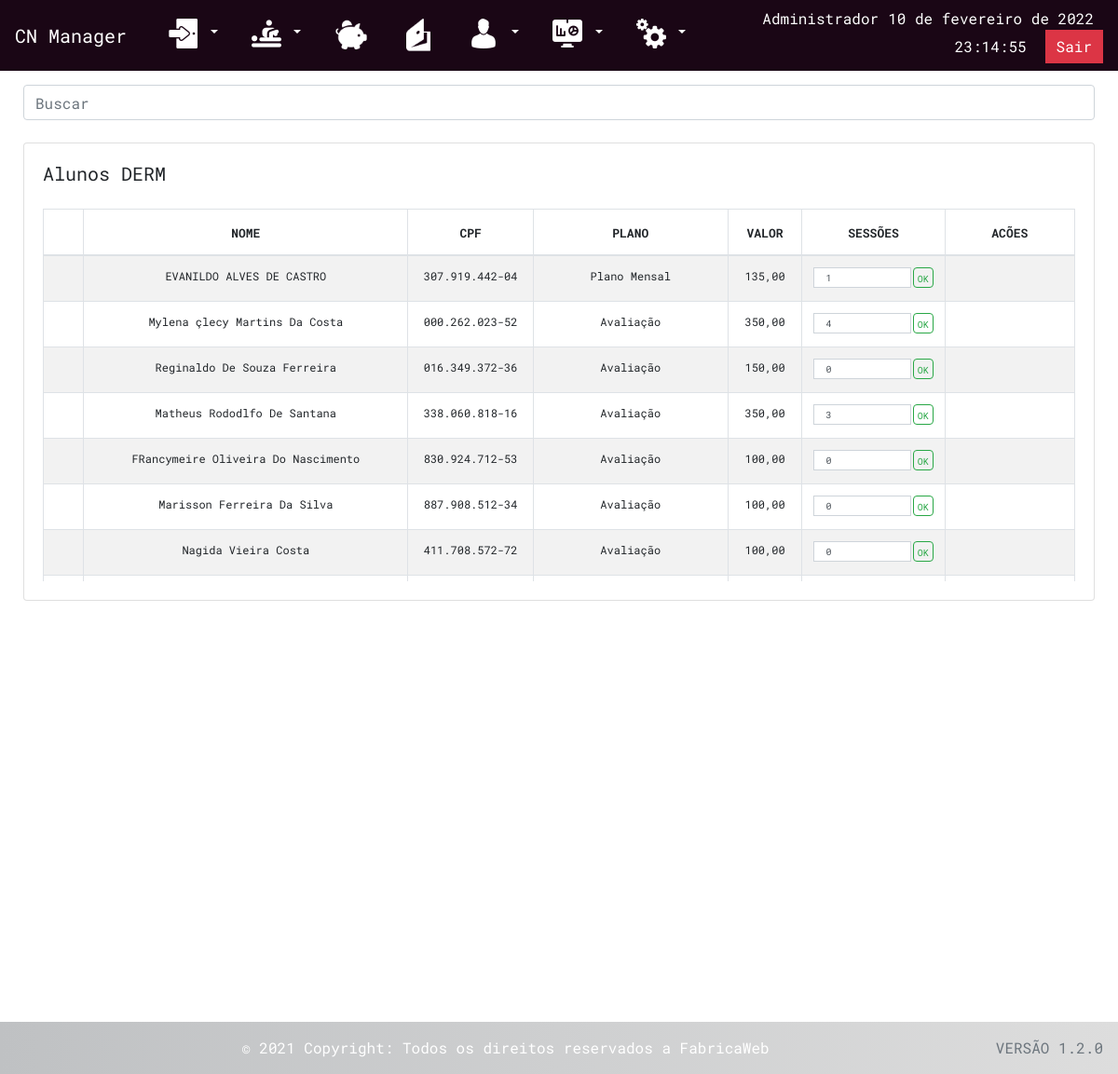
/FisioManager/indexCliente_Derm.php (signed in), run on the app's committed database.
### tables this page shows
CREATE TABLE IF NOT EXISTS `cliente_estetica` (
  `idCliente_estetica` int(11) NOT NULL AUTO_INCREMENT,
  `dataEntrada` date DEFAULT NULL,
  `horaEntrada` time DEFAULT NULL,
  `nome` varchar(100) NOT NULL,
  `idade` varchar(100) DEFAULT NULL,
  `peso` varchar(100) DEFAULT NULL,
  `altura` varchar(100) DEFAULT NULL,
  `cpf` varchar(15) DEFAULT NULL,
  `telefone` varchar(50) DEFAULT NULL,
  `saldo` varchar(50) DEFAULT NULL,
  `profissao` varchar(100) DEFAULT NULL,
  `endereco` varchar(100) DEFAULT NULL,
  `descricao` longtext,
  `status_pago` int(11) DEFAULT '0',
  `dataSaida` date DEFAULT NULL,
  `horaSaida` time DEFAULT NULL,
  `procedimento` varchar(50) DEFAULT NULL,
  `pc_valor` varchar(50) NOT NULL,
  `sessoes` int(11) NOT NULL,
  `atestado` longtext,
  `Pagamento_idPagamento` int(11) NOT NULL,
  `Planos_idPlano` int(11) NOT NULL,
  `disabled` tinyint(1) DEFAULT '1',
  `opcao1` int(11) NOT NULL DEFAULT '2',
  `opcao2` int(11) NOT NULL DEFAULT '2',
  `opcao3` int(11) NOT NULL DEFAULT '2',
  `opcao4` int(11) NOT NULL DEFAULT '2',
  `opcao5` int(11) NOT NULL DEFAULT '2',
  `opcao6` int(11) NOT NULL DEFAULT '2',
  `opcao7` int(11) NOT NULL DEFAULT '2',
  `opcao8` int(11) NOT NULL DEFAULT '2',
  `opcao9` int(11) NOT NULL DEFAULT '2',
  `opcao10` int(11) NOT NULL DEFAULT '2',
  `opcao11` int(11) NOT NULL DEFAULT '2',
  `opcao12` int(11) NOT NULL DEFAULT '2',
  `opcao13` int(11) NOT NULL DEFAULT '2',
  `opcao14` int(11) NOT NULL DEFAULT '2',
  `opcao15` int(11) NOT NULL DEFAULT '2',
  `opcao16` int(11) NOT NULL DEFAULT '2',
  `opcao17` int(11) NOT NULL DEFAULT '2',
  `opcao18` int(11) NOT NULL DEFAULT '2',
  `opcao19` int(11) NOT NULL DEFAULT '2',
  `opcao20` int(11) NOT NULL DEFAULT '2',
  `opcao21` int(11) NOT NULL DEFAULT '2',
  PRIMARY KEY (`idCliente_estetica`) USING BTREE,
  KEY `Pagamento_idPagamento` (`Pagamento_idPagamento`) USING BTREE
);

CREATE TABLE IF NOT EXISTS `planos` (
  `idPlano` int(11) UNSIGNED NOT NULL AUTO_INCREMENT,
  `plano` varchar(100) DEFAULT NULL,
  PRIMARY KEY (`idPlano`)
);

### FisioManager/indexCliente_Derm.php (the view, shortened to what this page needs)
<?php
		require_once "menu.php";
		if(!isset($_SESSION['id_usuario'])) {
			header("Location: index.php");
		} if(isset($_SESSION['id_usuario'])) {
?>
		<div class="row" style="margin-left:10px; margin-top: 15px; margin-right: 10px;">
			<div class="col-md-12">
            <input class="form-control" id="search" type="text" placeholder="Buscar">
            <br>
			<div class="card">
				<div class="card-body">
				<h5 class="card-title">Alunos DERM
					<a href="indexCliente_Derm_Disabled.php">
						<i class="bi bi-person-x-fill" title="Alunos Desabilitados" style=" color: #C92332; font-size: 2rem; margin-right:5px; float: right; padding-bottom: 10px;"></i>
					</a>
				</h5>
				<div class="panel panel-default">
					<div class="panel-body" style="overflow: auto; height: 400px; width: 100%;">
						<div class="table-responsive">
							<table class="table table-striped table-bordered table-hover"
								   id="table-indexFluxo"
								   style="width: 100%">
								<thead>
									<tr>
										<th width="2%">
										</th>
										<th width="25%">
											<center><font size=2>NOME</font>
										</th>
										<th width="8%">
											<center><font size=2>CPF</font>
										</th>
										<th width="15%">
											<center><font size=2>PLANO</font>
										</th>
										<th width="4%">
											<center><font size=2>VALOR</font>
										</th>
										<th width="11%">
											<center><font size=2>SESSÕES</font>
										</th>
                                        <th width="10%">
											<center><font size=2>ACÕES</font>
										</th>
									</tr>
								</thead>
								<tbody id="searchTable">
									<?php
									$buscaCliente = $pdo
									->prepare(
										'SELECT
											ce.idCliente_estetica AS codigo, ce.nome AS cliente, ce.cpf AS cpf, ce.peso AS peso, ce.altura AS altura, ce.Planos_idPlano AS Planos_idPlano,
										ce.procedimento AS tipo, ce.dataEntrada AS dt_entrada, ce.profissao AS profissao, pl.idPlano AS idPlano, pl.plano AS plano,
											ce.horaEntrada AS hr_entrada, ce.dataSaida AS dt_saida, ce.horaSaida AS hr_saida, ce.sessoes AS sessoes,
											ce.saldo AS saldo, ce.status_pago AS pago, ce.pc_valor AS preco, ce.disabled AS disabled
										FROM
											cliente_estetica ce
										    JOIN pagamento pg
										    ON ce.Pagamento_idPagamento = pg.idPagamento
											JOIN planos AS pl
										    ON ce.Planos_idPlano = pl.idPlano
											WHERE ce.disabled = 1 ORDER BY ce.idCliente_estetica DESC'
									);
									$buscaCliente->execute();
									$row = $buscaCliente->fetchAll(PDO::FETCH_ASSOC);
									if(count($row) > 0) {
										foreach ($row as $key => $value) { ?>
											<tr>
												<td style="font-size: 16px; text-align: center;" title="Desabilitar Aluno">
													<a href="disabledClienteDerm.php?id=<?php echo $value['codigo']; ?>&bloquear=<?= 0 ?>" data-confirm-disabled-paciente ><i class="bi-x-circle-fill" style="color: red;"></i> </a>
												</td>
												<td alt="" style="font-size: 12px; text-align: center; text-overflow: ellipsis;"><?= ucwords($value['cliente'])?></td>
												<td style="font-size: 12px; text-align: center;" id="cpf"><?=$value['cpf'] ?></td>
												<td style="font-size: 12px; text-align: center;" id="forma"><?= $value['plano'] ?></td>
                                                <td style="font-size: 12px; text-align: center;" id="preco"><?= $value['preco'] ?></td>
												<td style="font-size: 12px;  text-align: center;" id="sessoes">
													<form action="#" id="form" method="POST">
														<div class="input-group">
															<input class="form-control" style="max-height: 22px; font-size: 10px; margin-right: 2px;" type="number" name="sessoes" value="<?= $value['sessoes'] ?>" id="num" aria-label="Recipient's username" aria-describedby="button-addon2">
															<input class="btn btn-outline-success" style="max-height: 22px; font-size: 10px; padding: 4px;" type="submit" value="OK" name="editSessao" id="button-addon2"></input>
														</div>
													</form>
												</td>
                                                <td style="font-size: 16px; text-align: center; width:60px;">
                                                    <a title ='Editar Aluno' href='editCliente_Derm.php?id=<?= $value['codigo'] ?>' data-confirm-edit='Tem certeza de que deseja editar esse item selecionado?' style="margin-left: 5px;">
														<i class="bi bi-pencil" style="color: #007FB9;"></i>
													</a>
                                                    <a title ='Deletar Aluno' href='deleteCliente_Derm.php?id=<?= $value['codigo'] ?>' data-confirm-del='Tem certeza de que deseja excluir o item selecionado?' style="margin-left: 5px;">
														<i class="bi bi-trash" style="color: #DD2828;"></i>
													</a>
													<a title="Visualizar Informações do Aluno" class="view_data" id="<?= $value['codigo'] ?>" style="margin-left: 5px;">
														<i class="bi bi-eye"></i>
													</a>
													<a title="Gerar Atestado para Aluno" class="view_data_2" id="<?= $value['codigo'] ?>" style="margin-left: 5px;">
														<i class="bi bi-journal-text"></i>
													</a>
                                                </td>
											</tr>
										<?php
										}
									}
									?>
								</tbody>
							</table>
						</div>
					</div>
				</div>
				</div>
			</div>
			</div>
		</div>
		<?php require_once "footer.php"; ?>
	</body>
</html>
<?php } ?>

### FisioManager/css/custom.css (style rules this page uses)
body { font-family: 'RobotoMono'; }
@media (max-width: 1366px) { .panel-body { height: 450px; } }

### data on the page
cliente_estetica: nome "EVANILDO ALVES DE CASTRO", cpf "307.919.442-04", planos.plano "Plano Mensal", pc_valor "135,00", sessoes "1"
cliente_estetica: nome "Mylena çlecy Martins Da Costa", cpf "000.262.023-52", planos.plano "Avaliação", pc_valor "350,00", sessoes "4"
cliente_estetica: nome "Reginaldo De Souza Ferreira", cpf "016.349.372-36", planos.plano "Avaliação", pc_valor "150,00", sessoes "0"
cliente_estetica: nome "Matheus Rododlfo De Santana", cpf "338.060.818-16", planos.plano "Avaliação", pc_valor "350,00", sessoes "3"
cliente_estetica: nome "FRancymeire Oliveira Do Nascimento", cpf "830.924.712-53", planos.plano "Avaliação", pc_valor "100,00", sessoes "0"
cliente_estetica: nome "Marisson Ferreira Da Silva", cpf "887.908.512-34", planos.plano "Avaliação", pc_valor "100,00", sessoes "0"
cliente_estetica: nome "Nagida Vieira Costa", cpf "411.708.572-72", planos.plano "Avaliação", pc_valor "100,00", sessoes "0"

### other printed values
$_SESSION["nome_usuario"] "Administrador"
